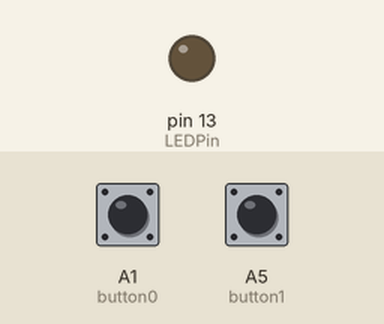
Bench run of a sketch on a simulated Teensy 4. On the bench: output pins drawn as LEDs (lit = HIGH). Inputs (shaded band) come from the test bench; at power-on: A1 (button0) HIGH, A5 (button1) HIGH.

Above: at 1.2 s.
1.3 s: A1 (button0) pulled LOW for 0.15 s
At 2.8 s:
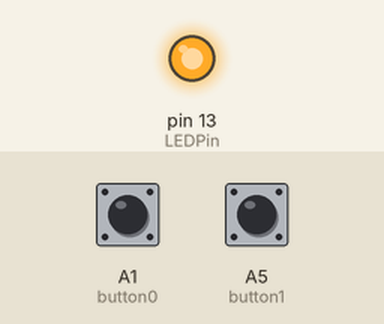
Timing chart, 0 to 4.3 s (numbered marks = the images above; inputs shaded):
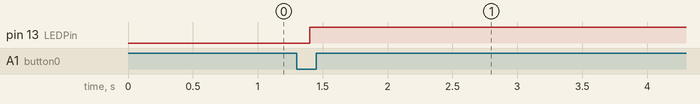

Measured:
- after the input at 1.3 s, pin 13 (LEDPin): LOW → HIGH after 0.10 s

The sketch:

MC_Zoom.ino
```cpp
/*
 * MC_Zoom.ino
 *
 * You must select "Keyboard" from the "Tools > USB Type:" menu
 *
 * pete@2xlnetworks.com
 *
 */


int OS = 0;  // set OS = 0 for macOS or OS = 1 for Windows

// ------------------------------------------------------ //

#include <Bounce2.h>

Bounce button0 = Bounce(15, 50); // D microphone
Bounce button1 = Bounce(19, 50); // E camera

int LEDPin = 13;

void setup() {
  pinMode(15, INPUT_PULLUP);
  pinMode(19, INPUT_PULLUP);
  pinMode(LEDPin, OUTPUT);
}

void loop() {

  if (button0.update()) {
    if (button0.fallingEdge()) {
      if (OS == 0) {
        Keyboard.set_modifier(MODIFIERKEY_GUI | MODIFIERKEY_SHIFT); // macOS
      }
      else {
        Keyboard.set_modifier(MODIFIERKEY_ALT); // Windows
      }
      Keyboard.set_key1(KEY_A);
      Keyboard.send_now();
      digitalWrite(LEDPin, LOW);
      delay(50);
      digitalWrite(LEDPin, HIGH);
      Keyboard.set_modifier(0);
      Keyboard.set_key1(0);
      Keyboard.send_now();
    }
  }

  if (button1.update()) {
    if (button1.fallingEdge()) {
      if (OS == 0) {
        Keyboard.set_modifier(MODIFIERKEY_GUI | MODIFIERKEY_SHIFT); // macOS
      }
      else {
        Keyboard.set_modifier(MODIFIERKEY_ALT); // Windows
      }
      Keyboard.set_key1(KEY_V);
      Keyboard.send_now();
      digitalWrite(LEDPin, LOW);
      delay(50);
      digitalWrite(LEDPin, HIGH);
      Keyboard.set_modifier(0);
      Keyboard.set_key1(0);
      Keyboard.send_now();
    }
  }

}
```
